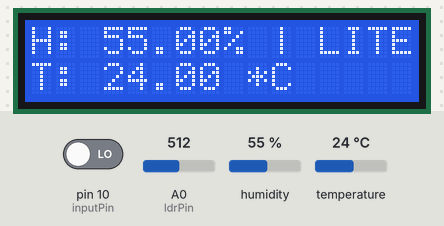
Bench run of a sketch on a simulated Arduino Uno, built with avr-gcc and run on an emulated ATmega328P. Parts: 16×2 character LCD. The inputs (shaded band) are chosen by the test bench; at power-on: pin 10 (inputPin) LOW, A0 (ldrPin) = 512, temperature 24 °C, humidity 55 %. What the sketch prints to the serial monitor is not drawn.

Above: at 1.2 s.
1.3 s: pin 10 (inputPin) driven HIGH
At 1.7 s:
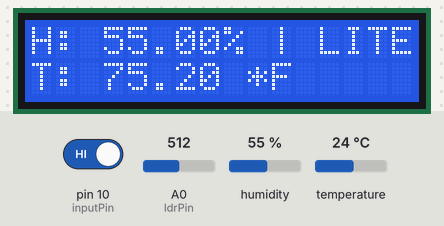
6.9 s: A0 (ldrPin) set to 164
8.6 s: A0 (ldrPin) set to 141
At 12.8 s:
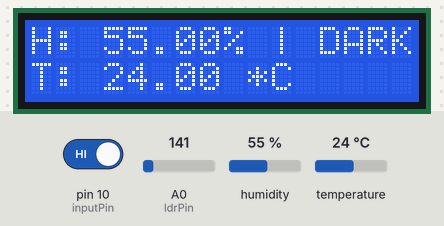
13.5 s: temperature set to 41 °C
At 14.0 s:
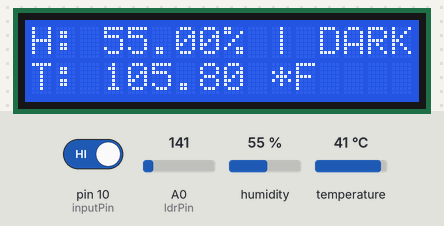
15.1 s: humidity set to 22 %
At 17.0 s:
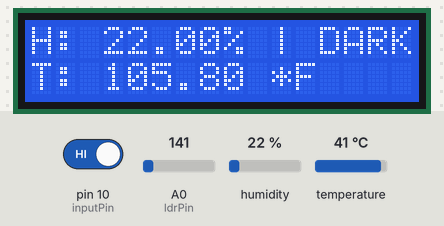
18.2 s: temperature set to 12 °C
At 22.0 s:
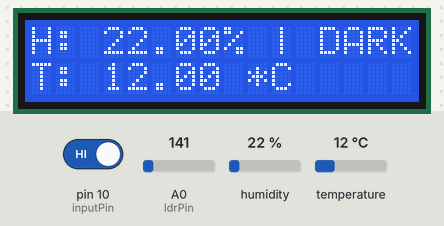
Timing chart, 0 to 22.2 s (numbered marks = the images above; inputs shaded):
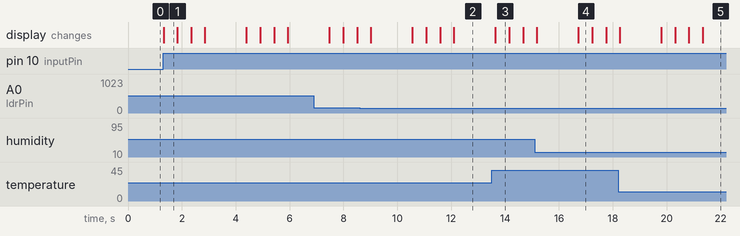

Measured:
- the behaviour switches between 150 and 149 on A0 (ldrPin) (found by bisection; images 1 and 2)
- after the input at 1.3 s, the display: changes at once (image 1)
- after the input at 8.6 s, the display: first differs from a run without the input after 2.0 s (image 2 shows a later state)
- after the input at 13.5 s, the display: changes after 0.14 s (image 3)
- after the input at 15.1 s, the display: first differs from a run without the input after 1.6 s (image 4)
- after the input at 18.2 s, the display: first differs from a run without the input after 1.6 s (image 5 shows a later state)
- what the display in image 1 shows lasts 0.5 s, from 1.3 s to 1.8 s

The sketch:

Project4_EnvironmentMonitor_.ino
```cpp
// 10/22/2017, by Hosamov
// "Environment Monitor"

#include <Wire.h>
#include <LCD.h>
#include <LiquidCrystal.h>
#include <LiquidCrystal_I2C.h>
#include <DHT.h>
#include <Adafruit_Sensor.h> //Must include this when using DHT.h library :P

// DHT Setup:
#define DHTPIN 2       // what pin we're connected to
#define DHTTYPE DHT22  //DHT11 or DHT22

DHT dht(DHTPIN, DHTTYPE);

// LCD I2C init:
// Addr, en, Rw, Rs, d4, d5, d6, d7, backlightpin, polarity
LiquidCrystal_I2C lcd(0x3F, 2, 1, 0, 4, 5, 6, 7, 3, POSITIVE);

//Setup pin(s) for additional sensors:
const int inputPin = 10;
const int ldrPin = A0;

int trigger = 0;
int controller = 1;

//Time vars:
unsigned long millis_now = 0;
int interval_one = 3000;
long int a_lastRun = 0;


void setup() {
  Serial.begin(9600);
  Wire.begin();                    // Init I2C Interface
  dht.begin();                     // Init DHT Sensor
  float t = dht.readTemperature(); // Used to read temperature in Celsius while in the setup function

  lcd.begin(16, 2);                // Init 16x2 LCD screen

  // LCD Setup:
  lcd.backlight();
  // Placeholder for current temperature, on line 2:
  lcd.setCursor(0, 1);
  lcd.print("T: ");
  lcd.print(t);
  lcd.print(" *C");

  pinMode(inputPin, INPUT);    // Set button pin as an input
}

void loop() {
  // Setup vars to read humidity and temperature
  float h = dht.readHumidity();
  float t = dht.readTemperature();     // Temperature in Celsius
  float fTemp = t * 1.8 + 32.0;        // Temperature in Fahrenheit

  // Setup vars for LDR & pushbutton:
  int ldrVal = analogRead(ldrPin);     // var for LDR

  //Check and see if DHT is connected:
  if (isnan(t) || isnan(h)) {                    // If not connected,
    Serial.println("Failed to read from DHT");   // tell us.
  } else {
    lcd.setCursor(0, 0);
    lcd.print("H: ");
    if (h >= 99.99) {
      lcd.print("99.99 % | ");
    } else {
      lcd.print(h);
      lcd.print("% | ");
    }
    // Use LDR to determine whether it is "Lite" or "Dark"
    if (ldrVal >= 150) {    //Adjust this value to change darkness resistance
      lcd.print("LITE");
    } else {
      lcd.print("DARK");
    }
    // Placeholder for current temperature, on line 2:
    lcd.setCursor(0, 1);
    lcd.print("T: ");

    while (controller == 1) {
      // Setup a timer to break the while loop in order to read other sensor values:
      millis_now = millis();
      Serial.print("Millis_now: ");
      Serial.println(millis());
         if (millis_now >= a_lastRun + interval_one) {
         a_lastRun = millis();
         Serial.println("Broke from While Loop");
         break;
        }
      if (digitalRead(inputPin) == HIGH && trigger == 0) {         // if pushbutton is pushed and trigger is FALSE,
        lcd.setCursor(3, 1);                                       // Set cursor position
        lcd.print(fTemp);                                          // Set temp to Fahrenheit
        lcd.print(" *F     ");
        delay(500);
        trigger = 1;
      } else if (digitalRead(inputPin) == HIGH && trigger == 1) {  // If pushbutton is pushed and trigger is TRUE,
        lcd.setCursor(3, 1);                                       // Set cursor position
        lcd.print(t);                                              // Set temp to Celsius
        lcd.print(" *C     ");
        delay(500);
        trigger = 0;
      }
    }
  }
  delay(1000);  //Insert a 1-sec delay between readings
}
```
